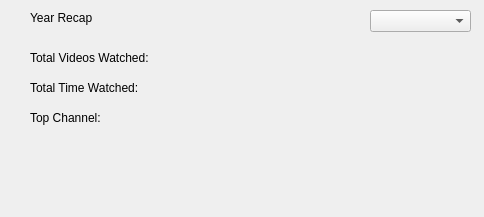
<?xml version="1.0" encoding="UTF-8"?>
<ui version="4.0">
 <class>Dialog</class>
 <widget class="QDialog" name="Dialog">
  <property name="geometry">
   <rect>
    <x>0</x>
    <y>0</y>
    <width>484</width>
    <height>217</height>
   </rect>
  </property>
  <property name="windowTitle">
   <string>Year Recap</string>
  </property>
  <widget class="QComboBox" name="comboBox">
   <property name="geometry">
    <rect>
     <x>370</x>
     <y>10</y>
     <width>101</width>
     <height>22</height>
    </rect>
   </property>
  </widget>
  <widget class="QLabel" name="yearLabel">
   <property name="geometry">
    <rect>
     <x>30</x>
     <y>10</y>
     <width>91</width>
     <height>16</height>
    </rect>
   </property>
   <property name="text">
    <string>Year Recap</string>
   </property>
  </widget>
  <widget class="QLabel" name="totalVideoLabel">
   <property name="geometry">
    <rect>
     <x>30</x>
     <y>50</y>
     <width>201</width>
     <height>16</height>
    </rect>
   </property>
   <property name="text">
    <string>Total Videos Watched: </string>
   </property>
  </widget>
  <widget class="QLabel" name="totalTimeLabel">
   <property name="geometry">
    <rect>
     <x>30</x>
     <y>80</y>
     <width>251</width>
     <height>16</height>
    </rect>
   </property>
   <property name="text">
    <string>Total Time Watched:</string>
   </property>
  </widget>
  <widget class="QLabel" name="topChannelLabel">
   <property name="geometry">
    <rect>
     <x>30</x>
     <y>110</y>
     <width>361</width>
     <height>16</height>
    </rect>
   </property>
   <property name="text">
    <string>Top Channel: </string>
   </property>
  </widget>
 </widget>
 <resources/>
 <connections/>
</ui>
